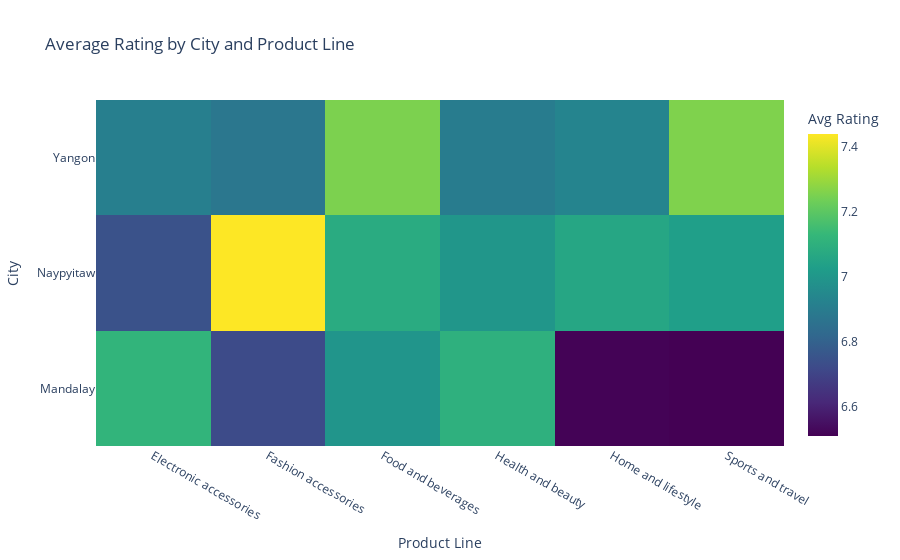

The notebook cell this image was saved under:
### Code cell
# Prepare data for Plotly heatmap
rating_heatmap_data = data.pivot_table(index='City', columns='Product line', values='Rating', aggfunc='mean')

# Create the heatmap using Plotly
import plotly.graph_objects as go

fig4 = go.Figure(data=go.Heatmap(
    z=rating_heatmap_data.values,
    x=rating_heatmap_data.columns,
    y=rating_heatmap_data.index,
    colorscale='Viridis',
    colorbar=dict(title='Avg Rating')
))

fig4.update_layout(
    title='Average Rating by City and Product Line',
    xaxis=dict(title='Product Line'),
    yaxis=dict(title='City')
)

### Figure 1 — Plotly figure (JSON) as saved in the notebook; plotly's stock layout.template omitted (floating-point values rounded to 4 significant figures)
{"data": [{"colorbar": {"title": {"text": "Avg Rating"}}, "colorscale": [[0, "#440154"], [0.1111, "#482878"], [0.2222, "#3e4989"], [0.3333, "#31688e"], [0.4444, "#26828e"], [0.5556, "#1f9e89"], [0.6667, "#35b779"], [0.7778, "#6ece58"], [0.8889, "#b5de2b"], [1, "#fde725"]], "type": "heatmap", "x": ["Electronic accessories", "Fashion accessories", "Food and beverages", "Health and beauty", "Home and lifestyle", "Sports and travel"], "y": ["Mandalay", "Naypyitaw", "Yangon"], "z": [[7.116, 6.723, 6.994, 7.1, 6.516, 6.51], [6.747, 7.44, 7.08, 6.998, 7.06, 7.029], [6.912, 6.878, 7.253, 6.9, 6.931, 7.258]]}], "layout": {"title": {"text": "Average Rating by City and Product Line"}, "xaxis": {"title": {"text": "Product Line"}}, "yaxis": {"title": {"text": "City"}}}}
